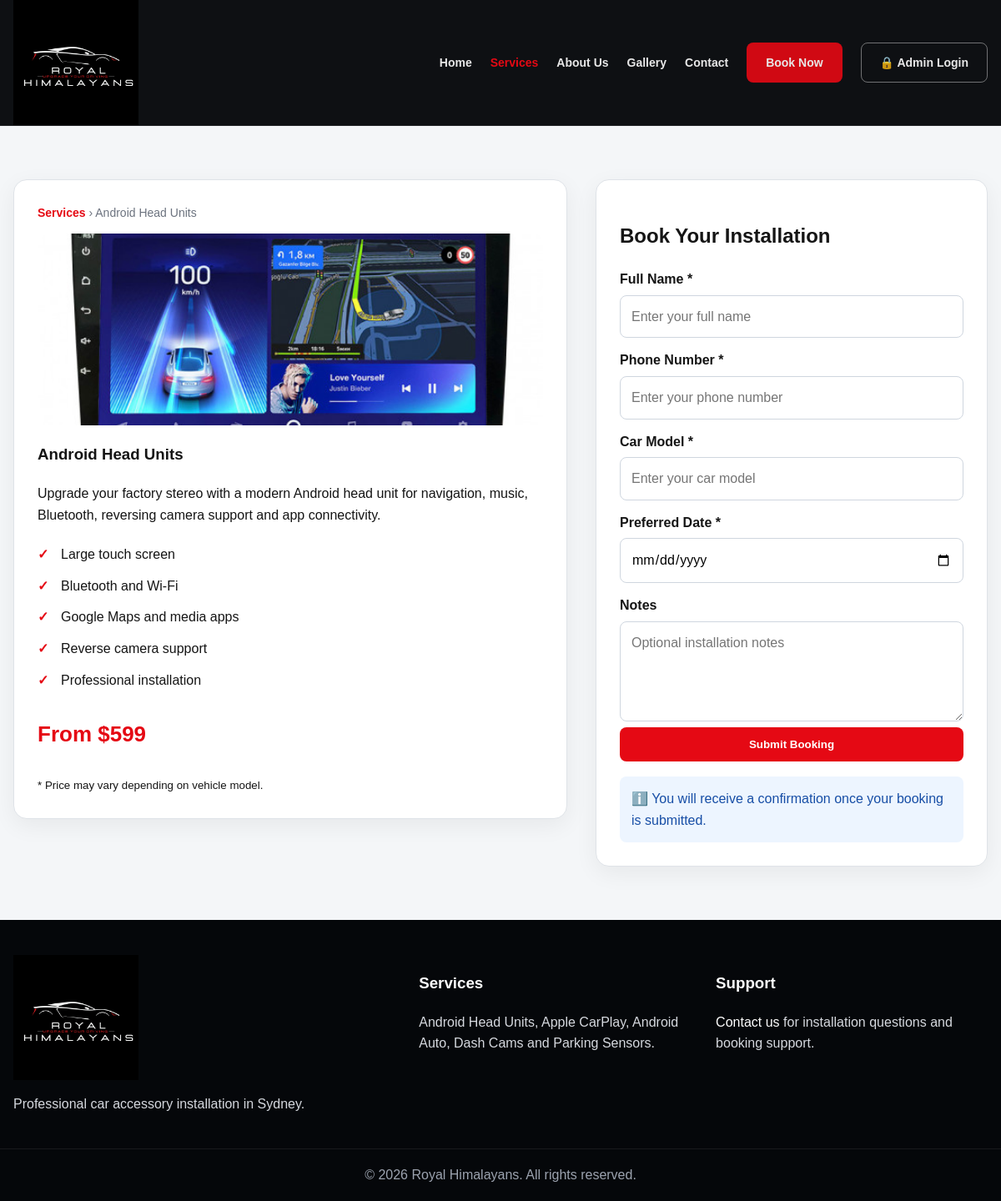
Page /services/android-head-units on the committed database.
### tables this page shows
CREATE TABLE services (
            id INTEGER PRIMARY KEY AUTOINCREMENT,
            name TEXT NOT NULL,
            slug TEXT NOT NULL UNIQUE,
            short_description TEXT NOT NULL,
            description TEXT NOT NULL,
            features TEXT NOT NULL,
            price_from INTEGER NOT NULL,
            image_filename TEXT NOT NULL,
            active INTEGER NOT NULL DEFAULT 1,
            created_at TEXT NOT NULL DEFAULT CURRENT_TIMESTAMP
        );

### app.py (the view)
@app.route("/services/<slug>", methods=["GET"])
def service_detail(slug):
    service = get_service_by_slug(slug)
    if service is None:
        abort(404)
    return render_template("service_detail.html", service=service, form_data={})

### app.py (called while the page is built)
@app.context_processor
def inject_globals():
    return {
        "current_year": datetime.now().year,
        "admin_username": session.get("admin_username"),
    }

def split_features(value: str):
    return [item.strip() for item in value.split("|") if item.strip()]

@app.template_filter("features")
def features_filter(value: str):
    return split_features(value or "")

### database.py (called while the page is built)
def get_db() -> sqlite3.Connection:
    if "db" not in g:
        db_path = current_app.config.get("DATABASE_PATH", "royal_himalayans.db")
        g.db = sqlite3.connect(db_path)
        g.db.row_factory = sqlite3.Row
        g.db.execute("PRAGMA foreign_keys = ON")
    return g.db

def query_db(query: str, args: tuple[Any, ...] = (), one: bool = False):
    cur = get_db().execute(query, args)
    rows = cur.fetchall()
    cur.close()
    return (rows[0] if rows else None) if one else rows

def get_service_by_slug(slug: str):
    return query_db("SELECT * FROM services WHERE slug = ? AND active = ?", (slug, 1), one=True)

### templates/service_detail.html (shortened to what this page needs)
{% extends 'base.html' %}
{% block content %}
<section class="section container detail-layout">
    <article class="detail-card">
        <div class="breadcrumb"><a href="{{ url_for('services') }}">Services</a> › {{ service.name }}</div>
        <img class="detail-image" src="{{ url_for('static', filename='img/icons/' + service.image_filename) }}" alt="{{ service.name }}">
        <h1>{{ service.name }}</h1>
        <p>{{ service.description }}</p>
        <ul class="tick-list">
            {% for feature in service.features|features %}
                <li>{{ feature }}</li>
            {% endfor %}
        </ul>
        <p class="price large">From ${{ service.price_from }}</p>
        <small>* Price may vary depending on vehicle model.</small>
    </article>
    <aside class="booking-panel">
        <h2>Book Your Installation</h2>
        <form method="post" action="{{ url_for('make_booking', slug=service.slug) }}" novalidate>
            <label for="customer_name">Full Name *</label>
            <input id="customer_name" name="customer_name" required maxlength="80" value="{{ form_data.get('customer_name', '') }}" placeholder="Enter your full name">
            <label for="phone">Phone Number *</label>
            <input id="phone" name="phone" required maxlength="20" value="{{ form_data.get('phone', '') }}" placeholder="Enter your phone number">
            <label for="car_model">Car Model *</label>
            <input id="car_model" name="car_model" required maxlength="80" value="{{ form_data.get('car_model', '') }}" placeholder="Enter your car model">
            <label for="preferred_date">Preferred Date *</label>
            <input id="preferred_date" type="date" name="preferred_date" required value="{{ form_data.get('preferred_date', '') }}">
            <label for="notes">Notes</label>
            <textarea id="notes" name="notes" maxlength="500" placeholder="Optional installation notes">{{ form_data.get('notes', '') }}</textarea>
            <button class="btn btn-red btn-block" type="submit">Submit Booking</button>
        </form>
        <div class="info-box">ℹ️ You will receive a confirmation once your booking is submitted.</div>
    </aside>
</section>
{% endblock %}

### static/css/style.css (style rules this page uses)
:root { --black: #05070a; --black-2: #0d1117; --red: #e50914; --red-dark: #b90710; --white: #ffffff; --light: #f4f6f8; --muted: #6c737f; --border: #dfe3e8; --green: #1f9d55; --orange: #f59e0b; --blue: #2563eb; --shadow: 0 16px 45px rgba(0, 0, 0, 0.18); }
* { box-sizing: border-box; }
html { scroll-behavior: smooth; }
body { margin: 0; font-family: Arial, Helvetica, sans-serif; color: #151515; background: var(--light); line-height: 1.6; }
a { color: inherit; text-decoration: none; }
img { max-width: 100%; display: block; }
.container { width: min(1180px, calc(100% - 32px)); margin: 0 auto; }
.section { padding: 64px 0; }
.btn { display: inline-flex; align-items: center; justify-content: center; gap: 8px; padding: 12px 22px; border-radius: 8px; font-weight: 800; border: 1px solid transparent; cursor: pointer; transition: .2s ease; }
.btn-red { background: var(--red); color: var(--white); }
.btn-block { width: 100%; }
.price { color: var(--red); font-weight: 900; font-size: 20px; }
.large { font-size: 26px; }
.detail-layout { display: grid; grid-template-columns: 1fr 470px; gap: 34px; align-items: start; }
.detail-card, .booking-panel, .contact-card, .contact-form, .success-card, .error-card, .text-page { background: #fff; border: 1px solid var(--border); border-radius: 16px; padding: 28px; box-shadow: 0 8px 28px rgba(0,0,0,.06); }
.breadcrumb { color: var(--muted); font-size: 14px; margin-bottom: 14px; }
.breadcrumb a { color: var(--red); font-weight: 700; }
.detail-image { border-radius: 14px; height: 230px; width: 100%; object-fit: cover; margin-bottom: 20px; }
.tick-list { list-style: none; padding: 0; }
.tick-list li { padding: 6px 0 6px 28px; position: relative; }
.tick-list li::before { content: '✓'; position: absolute; left: 0; color: var(--red); font-weight: 900; }
label { display: block; font-weight: 800; margin: 14px 0 6px; }
input, select, textarea { width: 100%; padding: 12px 13px; border: 1px solid #cfd6df; border-radius: 8px; font: inherit; background: #fff; }
textarea { min-height: 120px; resize: vertical; }
.info-box { margin-top: 18px; padding: 14px; border-radius: 8px; background: #edf5ff; color: #174ea6; }

### rows in the picture
services: name "Android Head Units", image_filename (picture), description "Upgrade your factory stereo with a modern Android head unit for navigation, music, Bluetooth, reversing camera support and app connectivity.", price_from "599"

### other values in the picture
{{ feature }} "Large touch screen" "Bluetooth and Wi-Fi" "Google Maps and media apps" "Reverse camera support" "Professional installation"
